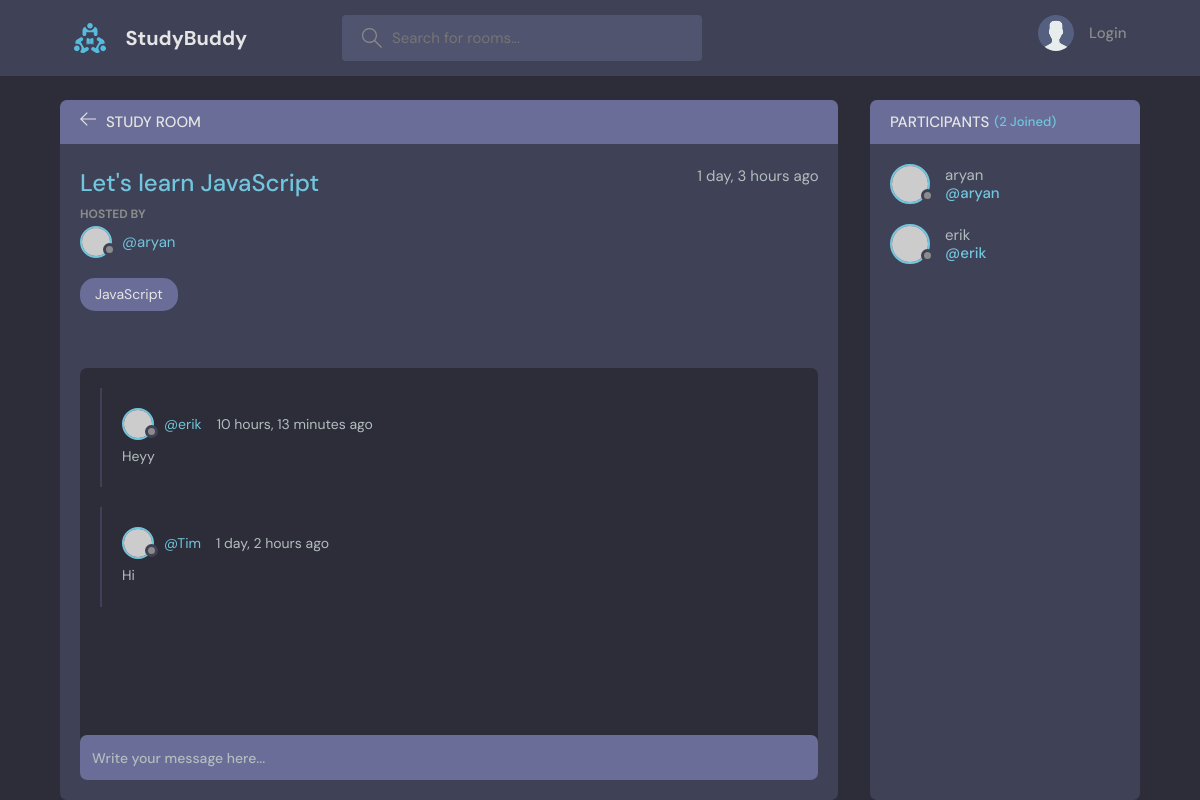
The page /room/1/ on the database its author committed.
### base/models.py (models this page shows, shortened)
class Room(models.Model):
    host = models.ForeignKey(User, on_delete=models.SET_NULL, null=True)
    topic = models.ForeignKey(Topic, on_delete=models.SET_NULL, null=True)
    name = models.CharField(max_length=200)
    description = models.TextField(null=True, blank=True)
    participants = models.ManyToManyField(User, related_name='participants', blank=True)
    updated = models.DateTimeField(auto_now=True)       # Updated on every updation
    created = models.DateTimeField(auto_now_add=True)   # Only updated when created
    class Meta:
        ordering = ['-updated', '-created']

class Topic(models.Model):
    name = models.CharField(max_length=200)
    def __str__(self):
        return self.name

class Message(models.Model):
    user = models.ForeignKey(User, on_delete=models.CASCADE)
    room = models.ForeignKey(Room, on_delete=models.CASCADE)
    body = models.TextField()
    updated = models.DateTimeField(auto_now=True)       # Updated on every updation
    created = models.DateTimeField(auto_now_add=True)   # Only updated when created
    class Meta:
        ordering = ['-updated', '-created']

### base/views.py (the view, shortened to what this page needs)
# urls.py: path('room/<str:pk>', views.getRoom),
def room(request,pk):
    room = Room.objects.get(id=pk)
    room_messages = room.message_set.all()
    participants = room.participants.all()
    context = {'room': room, 'room_messages': room_messages, 'participants': participants}
    return render(request, 'base/room.html', context)

### base/templates/base/room.html (shortened to what this page needs)
{% extends 'main.html' %}
{% block content %}
<main class="profile-page layout layout--2">
  <div class="container">
    <div class="room">
      <div class="room__top">
        <div class="room__topLeft">
          <a href="{% url 'home' %}">
            <svg version="1.1" xmlns="http://www.w3.org/2000/svg" width="32" height="32" viewBox="0 0 32 32">
              <title>arrow-left</title>
              <path
                d="M13.723 2.286l-13.723 13.714 13.719 13.714 1.616-1.611-10.96-10.96h27.625v-2.286h-27.625l10.965-10.965-1.616-1.607z"
              ></path>
            </svg>
          </a>
          <h3>Study Room</h3>
        </div>
      </div>
      <div class="room__box scroll">
        <div class="room__header scroll">
          <div class="room__info">
            <h3>{{ room.name }}</h3>
            <span> {{ room.created | timesince }} ago</span>
          </div>
          <div class="room__hosted">
            <p>Hosted By</p>
            <a href="{% url 'user-profile' room.host.id %}" class="room__author">
              <div class="avatar avatar--small">
                <img src="https://randomuser.me/api/portraits/men/37.jpg" />
              </div>
              <span>@{{ room.host.username }}</span>
            </a>
          </div>
          <span class="room__topics">{{ room.topic }}</span>
        </div>
        <div class="room__conversation">
          <div class="threads scroll">
            {% for message in room_messages %}
            <div class="thread">
              <div class="thread__top">
                <div class="thread__author">
                  <a href="{% url 'user-profile' message.user.id %}" class="thread__authorInfo">
                    <div class="avatar avatar--small">
                      <img src="https://randomuser.me/api/portraits/men/37.jpg" />
                    </div>
                    <span>@{{ message.user.username }}</span>
                  </a>
                  <span class="thread__date"> {{ message.created|timesince }} ago</span>
                </div>
              </div>
              <div class="thread__details">
                {{ message.body }}
              </div>
            </div>
            {% endfor %}
          </div>
        </div>
      </div>
      <div class="room__message">
        <form action="" method="POST">
          <input name="body" placeholder="Write your message here..." />
        </form>
      </div>
    </div>
    <div class="participants">
      <h3 class="participants__top">Participants <span>({{ participants.count }} Joined)</span></h3>
      <div class="participants__list scroll">
        {% for user in participants %}
        <a href="{% url 'user-profile' user.id %}" class="participant">
          <div class="avatar avatar--medium">
            <img src="https://randomuser.me/api/portraits/men/37.jpg" />
          </div>
          <p>
            {{ user.username }}
            <span>@{{ user.username }}</span>
          </p>
        </a>
        {% endfor %}
      </div>
    </div>
  </div>
</main>
{% endblock content %}

### rows shown on the page
Room: name "Let's learn JavaScript", created "1 day, 3 hours", host.username "aryan", topic "JavaScript"
Message: user.username "erik", created "10 hours, 13 minutes", body "Heyy"
Message: user.username "Tim", created "1 day, 2 hours", body "Hi"

### other values the page prints
{{ participants.count }} "2"
{{ user.username }} "aryan"
{{ user.username }} "erik"
